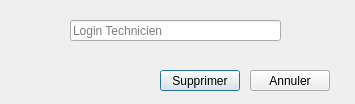
<?xml version="1.0" encoding="UTF-8"?>
<ui version="4.0">
 <class>supprimerTech</class>
 <widget class="QDialog" name="supprimerTech">
  <property name="geometry">
   <rect>
    <x>0</x>
    <y>0</y>
    <width>355</width>
    <height>104</height>
   </rect>
  </property>
  <property name="minimumSize">
   <size>
    <width>355</width>
    <height>104</height>
   </size>
  </property>
  <property name="maximumSize">
   <size>
    <width>355</width>
    <height>104</height>
   </size>
  </property>
  <property name="windowTitle">
   <string>Dialog</string>
  </property>
  <widget class="QPushButton" name="annuler">
   <property name="geometry">
    <rect>
     <x>250</x>
     <y>70</y>
     <width>80</width>
     <height>21</height>
    </rect>
   </property>
   <property name="text">
    <string>Annuler</string>
   </property>
  </widget>
  <widget class="QPushButton" name="sup">
   <property name="geometry">
    <rect>
     <x>160</x>
     <y>70</y>
     <width>80</width>
     <height>21</height>
    </rect>
   </property>
   <property name="text">
    <string>Supprimer</string>
   </property>
   <property name="default">
    <bool>true</bool>
   </property>
  </widget>
  <widget class="QLineEdit" name="loginTech">
   <property name="geometry">
    <rect>
     <x>70</x>
     <y>20</y>
     <width>211</width>
     <height>21</height>
    </rect>
   </property>
   <property name="text">
    <string/>
   </property>
   <property name="placeholderText">
    <string>Login Technicien</string>
   </property>
  </widget>
 </widget>
 <resources/>
 <connections/>
</ui>
